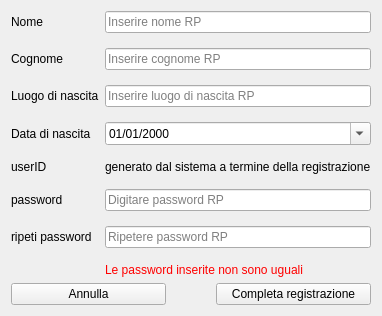
      <widget class="QWidget" name="registrazione_RP_page">
       <layout class="QVBoxLayout" name="verticalLayout_10">
        <item>
         <layout class="QFormLayout" name="formLayout_9">
          <property name="verticalSpacing">
           <number>15</number>
          </property>
          <item row="0" column="0">
           <widget class="QLabel" name="label_nome_rp">
            <property name="text">
             <string>Nome</string>
            </property>
           </widget>
          </item>
          <item row="0" column="1">
           <widget class="QLineEdit" name="lineEdit_nome_rp">
            <property name="placeholderText">
             <string>Inserire nome RP</string>
            </property>
           </widget>
          </item>
          <item row="1" column="0">
           <widget class="QLabel" name="label_cognome_rp">
            <property name="text">
             <string>Cognome</string>
            </property>
           </widget>
          </item>
          <item row="1" column="1">
           <widget class="QLineEdit" name="lineEdit_cognome_rp">
            <property name="placeholderText">
             <string>Inserire cognome RP</string>
            </property>
           </widget>
          </item>
          <item row="2" column="0">
           <widget class="QLabel" name="label_luogo_nascita_rp">
            <property name="text">
             <string>Luogo di nascita</string>
            </property>
           </widget>
          </item>
          <item row="2" column="1">
           <widget class="QLineEdit" name="lineEdit_luogo_nascita_rp">
            <property name="placeholderText">
             <string>Inserire luogo di nascita RP</string>
            </property>
           </widget>
          </item>
          <item row="3" column="0">
           <widget class="QLabel" name="label_data_nascita">
            <property name="text">
             <string>Data di nascita</string>
            </property>
           </widget>
          </item>
          <item row="3" column="1">
           <widget class="QDateEdit" name="dateEdit_data_nascita_rp">
            <property name="contextMenuPolicy">
             <enum>Qt::DefaultContextMenu</enum>
            </property>
            <property name="displayFormat">
             <string>dd/MM/yyyy</string>
            </property>
            <property name="calendarPopup">
             <bool>true</bool>
            </property>
           </widget>
          </item>
          <item row="4" column="0">
           <widget class="QLabel" name="label_userid_rp">
            <property name="text">
             <string>userID</string>
            </property>
           </widget>
          </item>
          <item row="4" column="1">
           <widget class="QLabel" name="label_userid_message">
            <property name="text">
             <string>generato dal sistema a termine della registrazione</string>
            </property>
           </widget>
          </item>
          <item row="5" column="0">
           <widget class="QLabel" name="label_password_rp">
            <property name="text">
             <string>password</string>
            </property>
           </widget>
          </item>
          <item row="5" column="1">
           <widget class="QLineEdit" name="lineEdit_password_rp">
            <property name="placeholderText">
             <string>Digitare password RP</string>
            </property>
           </widget>
          </item>
          <item row="6" column="0">
           <widget class="QLabel" name="label_ripeti_password_rp">
            <property name="text">
             <string>ripeti password</string>
            </property>
           </widget>
          </item>
          <item row="6" column="1">
           <widget class="QLineEdit" name="lineEdit_ripeti_password_rp">
            <property name="text">
             <string/>
            </property>
            <property name="placeholderText">
             <string>Ripetere password RP</string>
            </property>
           </widget>
          </item>
          <item row="7" column="1">
           <widget class="QLabel" name="label_error_password_rp">
            <property name="enabled">
             <bool>true</bool>
            </property>
            <property name="styleSheet">
             <string notr="true">color:red;</string>
            </property>
            <property name="text">
             <string>Le password inserite non sono uguali</string>
            </property>
           </widget>
          </item>
         </layout>
        </item>
        <item>
         <layout class="QHBoxLayout" name="horizontalLayout_6">
          <property name="spacing">
           <number>50</number>
          </property>
          <item>
           <widget class="QPushButton" name="pushButton_annulla_rp">
            <property name="text">
             <string>Annulla</string>
            </property>
           </widget>
          </item>
          <item>
           <widget class="QPushButton" name="pushButton_completa_reg_rp">
            <property name="text">
             <string>Completa registrazione</string>
            </property>
           </widget>
          </item>
         </layout>
        </item>
       </layout>
      </widget>
